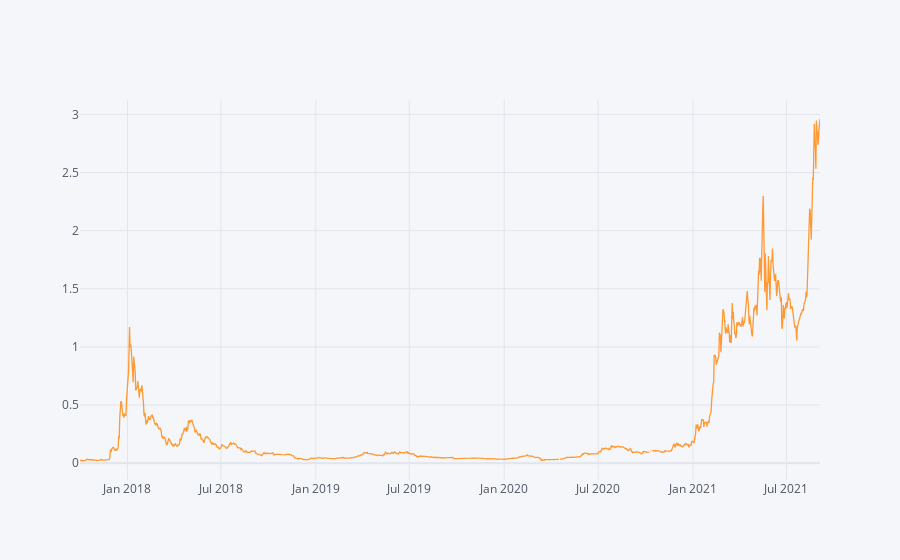

Notebook code cell kept with this figure:
### Code cell
ada.Open.iplot()

### Figure 1 — Plotly figure (JSON) as saved in the notebook; plotly's stock layout.template omitted (floating-point values rounded to 4 significant figures; data arrays with more than 128 entries replaced by an {"elided": "..."} marker saying what was removed)
{"data": [{"line": {"color": "rgba(255, 153, 51, 1.0)", "dash": "solid", "shape": "linear", "width": 1.3}, "mode": "lines", "name": "Open", "text": "", "type": "scatter", "x": {"elided": "1435 str values"}, "y": {"elided": "1435 mixed values"}}], "layout": {"legend": {"bgcolor": "#F5F6F9", "font": {"color": "#4D5663"}}, "paper_bgcolor": "#F5F6F9", "plot_bgcolor": "#F5F6F9", "title": {"font": {"color": "#4D5663"}}, "xaxis": {"gridcolor": "#E1E5ED", "showgrid": true, "tickfont": {"color": "#4D5663"}, "title": {"font": {"color": "#4D5663"}, "text": ""}, "zerolinecolor": "#E1E5ED"}, "yaxis": {"gridcolor": "#E1E5ED", "showgrid": true, "tickfont": {"color": "#4D5663"}, "title": {"font": {"color": "#4D5663"}, "text": ""}, "zerolinecolor": "#E1E5ED"}}}
